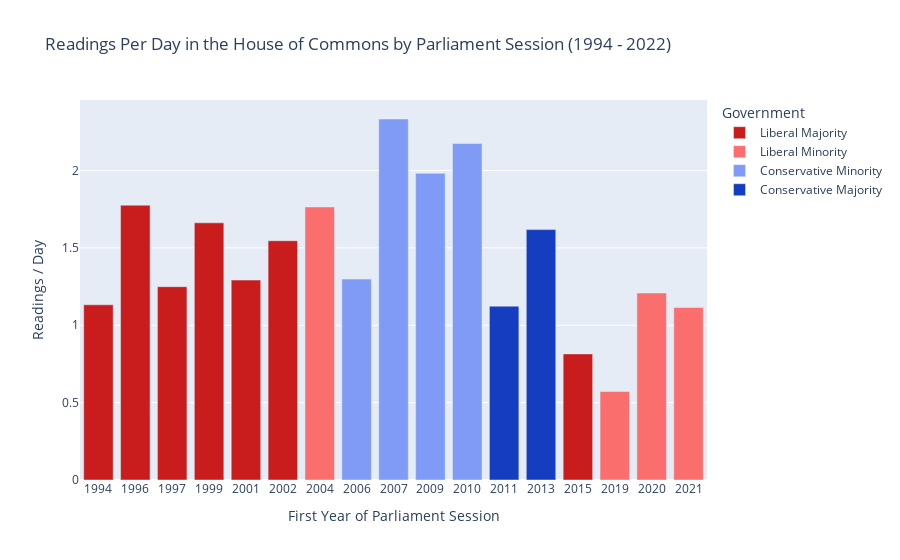

Source (notebook cell):
### Code cell
color_map =  { 
    "Liberal Majority": "#c91c1c", 
    "Liberal Minority": "#fa6e6e",
    "Conservative Minority": "#7f9bf5",
    "Conservative Majority": "#153dbf"
}

fig = px.bar(
    plot_1, 
    x = "StartYear", 
    y = "ReadingsPerDay", 
    color= "Government",
    color_discrete_map = color_map,
    title = "Readings Per Day in the House of Commons by Parliament Session (1994 - 2022)",
    labels = {
        "StartYear": "First Year of Parliament Session",
        "ReadingsPerDay": "Readings / Day"
    }
)

fig.update_layout(xaxis={'categoryorder':'category ascending'})

fig.show()

### Figure 1 — Plotly figure (JSON) as saved in the notebook; plotly's stock layout.template omitted (floating-point values rounded to 4 significant figures)
{"data": [{"alignmentgroup": "True", "hovertemplate": "Government=Liberal Majority<br>First Year of Parliament Session=%{x}<br>Readings / Day=%{y}<extra></extra>", "legendgroup": "Liberal Majority", "marker": {"color": "#c91c1c", "pattern": {"shape": ""}}, "name": "Liberal Majority", "offsetgroup": "Liberal Majority", "orientation": "v", "showlegend": true, "textposition": "auto", "type": "bar", "x": ["1994", "1996", "1997", "1999", "2001", "2002", "2015"], "xaxis": "x", "y": [1.133, 1.776, 1.249, 1.662, 1.292, 1.547, 0.8149], "yaxis": "y"}, {"alignmentgroup": "True", "hovertemplate": "Government=Liberal Minority<br>First Year of Parliament Session=%{x}<br>Readings / Day=%{y}<extra></extra>", "legendgroup": "Liberal Minority", "marker": {"color": "#fa6e6e", "pattern": {"shape": ""}}, "name": "Liberal Minority", "offsetgroup": "Liberal Minority", "orientation": "v", "showlegend": true, "textposition": "auto", "type": "bar", "x": ["2004", "2019", "2020", "2021"], "xaxis": "x", "y": [1.765, 0.572, 1.209, 1.115], "yaxis": "y"}, {"alignmentgroup": "True", "hovertemplate": "Government=Conservative Minority<br>First Year of Parliament Session=%{x}<br>Readings / Day=%{y}<extra></extra>", "legendgroup": "Conservative Minority", "marker": {"color": "#7f9bf5", "pattern": {"shape": ""}}, "name": "Conservative Minority", "offsetgroup": "Conservative Minority", "orientation": "v", "showlegend": true, "textposition": "auto", "type": "bar", "x": ["2006", "2007", "2009", "2010"], "xaxis": "x", "y": [1.299, 2.333, 1.982, 2.175], "yaxis": "y"}, {"alignmentgroup": "True", "hovertemplate": "Government=Conservative Majority<br>First Year of Parliament Session=%{x}<br>Readings / Day=%{y}<extra></extra>", "legendgroup": "Conservative Majority", "marker": {"color": "#153dbf", "pattern": {"shape": ""}}, "name": "Conservative Majority", "offsetgroup": "Conservative Majority", "orientation": "v", "showlegend": true, "textposition": "auto", "type": "bar", "x": ["2011", "2013"], "xaxis": "x", "y": [1.124, 1.618], "yaxis": "y"}], "layout": {"autosize": true, "barmode": "relative", "legend": {"title": {"text": "Government"}, "tracegroupgap": 0}, "title": {"text": "Readings Per Day in the House of Commons by Parliament Session (1994 - 2022)"}, "xaxis": {"anchor": "y", "autorange": true, "categoryorder": "category ascending", "domain": [0, 1], "range": [-0.5, 16.5], "title": {"text": "First Year of Parliament Session"}, "type": "category"}, "yaxis": {"anchor": "x", "autorange": true, "domain": [0, 1], "range": [0, 2.456], "title": {"text": "Readings / Day"}, "type": "linear"}}}
